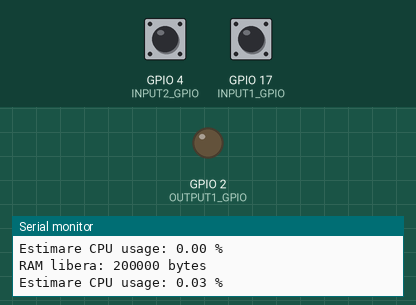
A sketch run on a simulated ESP32. On the bench: output pins drawn as LEDs (lit = HIGH), the last lines printed to the serial monitor. Inputs (shaded band) come from the test bench; at power-on: GPIO 4 (INPUT2_GPIO) HIGH, GPIO 17 (INPUT1_GPIO) HIGH.

Above: at 2.2 s.
2.3 s: GPIO 4 (INPUT2_GPIO) pulsed LOW 5 times (0.12 s each, 0.3 s apart)
At 4.0 s:
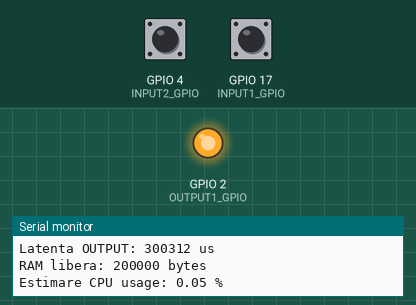
Timing chart, 0 to 5.5 s (numbered marks = the images above; inputs shaded):
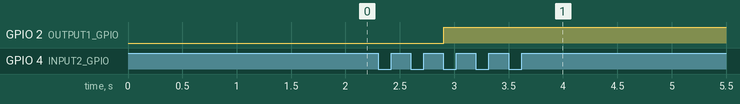

Measured:
- after the input at 2.3 s, GPIO 2 (OUTPUT1_GPIO): LOW → HIGH after 0.60 s

The sketch:

result_MUX.ino
```cpp
// Arduino code generated from .st file

#include <counters.h>
#include <triggers.h>
#include <comparison.h>
#include <selection.h>
#include "esp_heap_caps.h"

#define INPUT1_GPIO 17
#define INPUT2_GPIO 4
#define OUTPUT1_GPIO 2

CTU CTU0;
CTU CTU1;
R_TRIG R_TRIG1;
R_TRIG R_TRIG2;
MUX<int> _TMP_MUX36_OUT;
LIMIT<int> _TMP_LIMIT37_OUT;
GT<int> _TMP_GT40_OUT;

unsigned long activeTime = 0;
unsigned long lastSecond = millis();
unsigned long latency;
unsigned long start = 0;

volatile bool press = 0;
volatile bool led_on = 0;

volatile unsigned long counter0 = 0;
volatile unsigned long counter1 = 0;

void setup() {
  Serial.begin(115200);
  delay(1000);

  pinMode(INPUT1_GPIO, INPUT_PULLUP);
  pinMode(INPUT2_GPIO, INPUT_PULLUP);
  pinMode(OUTPUT1_GPIO, OUTPUT);

  CTU0.PV = 100;
  CTU1.PV = 100;
}

void loop() {
  unsigned long loopStart = micros();

  bool input1 = (digitalRead(INPUT1_GPIO) == LOW);
  bool input2 = (digitalRead(INPUT2_GPIO) == LOW);

  if (input1 == 1) {
    counter0++;
  }

  if (input2 == 1) {
    counter1++;
  }

  if (input2 == 1 && press == 0 && counter1 > 2) {
    press = 1;
    start = micros();
  }

  R_TRIG1.CLK = input1;
  R_TRIG1.update();

  CTU0.CU = R_TRIG1.Q;
  CTU0.update();

  R_TRIG2.CLK = input2;
  R_TRIG2.update();

  CTU1.CU = R_TRIG2.Q;
  CTU1.update();

  _TMP_MUX36_OUT.K = 1;
  _TMP_MUX36_OUT.IN0 = CTU0.CV;
  _TMP_MUX36_OUT.IN1 = CTU1.CV;
  _TMP_MUX36_OUT.update();

  _TMP_LIMIT37_OUT.MN = 1;
  _TMP_LIMIT37_OUT.IN = _TMP_MUX36_OUT.OUT;
  _TMP_LIMIT37_OUT.MX = 4;
  _TMP_LIMIT37_OUT.update();

  _TMP_GT40_OUT.IN1 = _TMP_LIMIT37_OUT.OUT;
  _TMP_GT40_OUT.IN2 = 2;
  _TMP_GT40_OUT.update();

  digitalWrite(OUTPUT1_GPIO, _TMP_GT40_OUT.OUT ? HIGH : LOW);

  if (digitalRead(OUTPUT1_GPIO) == 1 && led_on == 0) {
    unsigned long end = micros();
    latency = end - start;
    led_on = 1;

    Serial.print("Latenta OUTPUT: ");
    Serial.print(latency);
    Serial.println(" us");
  }

  unsigned long loopEnd = micros();
  activeTime += (loopEnd - loopStart);

  if (millis() - lastSecond >= 1000) {
    Serial.print("RAM libera: ");
    Serial.print(esp_get_free_heap_size());
    Serial.println(" bytes");

    float cpuUsage = (float)activeTime / 10000.0;
    Serial.print("Estimare CPU usage: ");
    Serial.print(cpuUsage, 2);
    Serial.println(" %");

    activeTime = 0;
    lastSecond = millis();
  }

  delay(100);
}
```

comparison.h
```cpp
#ifndef __comparison_h__
#define __comparison_h__

#include <Arduino.h>

template <typename T>
class GT {
    public:
        T IN1 = 0;
        T IN2 = 0;
        bool OUT = false;

        void update() {
            OUT = (IN1 > IN2);
        }
};

template <typename T>
class GE {
    public:
        T IN1 = 0;
        T IN2 = 0;
        bool OUT = false;

        void update() {
            OUT = (IN1 >= IN2);
        }
};

template <typename T>
class EQ {
    public:
        T IN1 = 0;
        T IN2 = 0;
        bool OUT = false;

        void update() {
            OUT = (IN1 == IN2);
        }
};

template <typename T>
class LT {
    public:
        T IN1 = 0;
        T IN2 = 0;
        bool OUT = false;

        void update() {
            OUT = (IN1 < IN2);
        }
};

template <typename T>
class LE {
    public:
        T IN1 = 0;
        T IN2 = 0;
        bool OUT = false;

        void update() {
            OUT = (IN1 <= IN2);
        }
};

template <typename T>
class NE {
    public:
        T IN1 = 0;
        T IN2 = 0;
        bool OUT = false;

        void update() {
            OUT = (IN1 != IN2);
        }
};

#endif 
```

counters.h
```cpp
#ifndef __counters_h__
#define __counters_h__

#include <Arduino.h>

class CTU {
    public:
        bool CU = false;
        bool R = false;
        int PV = 0;
        int CV = 0;
        bool Q = false;

        void update() {
            if (R) {
                CV = 0;
                Q = false;
            } else if (CU) {
                CV++;
                if (CV >= PV) {
                    Q = true;
                }
            }
        }
};

class CTD {
    public:
        bool CD = false;
        bool LD = false;
        int PV = 0;
        int CV = 0;
        bool Q = false;

        void update() {
            if (LD) {
                CV = PV;
                Q = false;
            } else if (CD) {
                if (CV > 0)
                    CV--;
                Q = (CV <= 0);
            }
        }
};

class CTUD {
    public:
        bool CU = false;
        bool CD = false;
        bool R = false;
        bool LD = false;
        int PV = 0;
        int CV = 0;

        bool QU = false;
        bool QD = false;
        bool CU_T = false;
        bool CD_T = false;

    private:
       bool prev_CU = false;
       bool prev_CD = false;

    public:
        void update() {
            CU_T = (CU && !prev_CU);
            CD_T = (CD && !prev_CD);
            prev_CU = CU;
            prev_CD = CD;

            if (R) {
                CV = 0;
            } else if (LD) {
                CV = PV;
            } else {
                if (CU_T)
                    CV++;
                if (CD_T && CV > 0)
                    CV--;
            }

            QU = (CV >= PV);
            QD = (CV <= 0);
        }
};

template<typename T>
class CTU_Generic {
    public:
        bool CU = false;
        bool R = false;
        T PV = 0;
        T CV = 0;
        bool Q = false;

        void update() {
            if (R) {
                CV = 0;
                Q = false;
            } else if (CU) {
                CV++;
                if (CV >= PV) {
                    Q = true;
                }
            }
        }
};

using CTU_DINT = CTU_Generic<int32_t>;
using CTU_LINT = CTU_Generic<int64_t>;
using CTU_UDINT = CTU_Generic<uint32_t>;
using CTU_ULINT = CTU_Generic<uint64_t>;

template<typename T>
class CTD_Generic {
    public:
        bool CD = false;
        bool LD = false;
        T PV = 0;
        T CV = 0;
        bool Q = false;

        void update() {
            if (LD) {
                CV = PV;
                Q = false;
            } else if (CD) {
                if (CV > 0)
                    CV--;
                Q = (CV <= 0);
            }
        }
};

using CTD_DINT = CTD_Generic<int32_t>;
using CTD_LINT = CTD_Generic<int64_t>;
using CTD_UDINT = CTD_Generic<uint32_t>;
using CTD_ULINT = CTD_Generic<uint64_t>;

template<typename T>
class CTUD_Generic {
    public:
        bool CU = false;
        bool CD = false;
        bool R = false;
        bool LD = false;
        T PV = 0;
        T CV = 0;

        bool QU = false;
        bool QD = false;
        bool CU_T = false;
        bool CD_T = false;

    private:
       bool prev_CU = false;
       bool prev_CD = false;

    public:
        void update() {
            CU_T = (CU && !prev_CU);
            CD_T = (CD && !prev_CD);
            prev_CU = CU;
            prev_CD = CD;

            if (R) {
                CV = 0;
            } else if (LD) {
                CV = PV;
            } else {
                if (CU_T)
                    CV++;
                if (CD_T && CV > 0)
                    CV--;
            }

            QU = (CV >= PV);
            QD = (CV <= 0);
        }
};

using CTUD_DINT = CTUD_Generic<int32_t>;
using CTUD_LINT = CTUD_Generic<int64_t>;
using CTUD_UDINT = CTUD_Generic<uint32_t>;
using CTUD_ULINT = CTUD_Generic<uint64_t>;

#endif
```

selection.h
```cpp
#ifndef __selection_h__
#define __selection_h__

#include <Arduino.h>

template<typename T>
class SEL {
	public:
		bool G = false;
		T IN0 = T();
		T IN1 = T();
		T OUT = T();

		void update() {
			OUT = G ? IN1 : IN0;
		}
};

template<typename T>
class MAX {
	public:
		T IN1 = T();
		T IN2 = T();
		T OUT = T();

		void update() {
			OUT = (IN1 > IN2) ? IN1 : IN2;
		}
};

template<typename T>
class MIN {
	public:
		T IN1 = T();
		T IN2 = T();
		T OUT = T();

		void update() {
			OUT = (IN1 < IN2) ? IN1 : IN2;
		}
};

template<typename T>
class LIMIT {
	public:
		T MN = 0;
		T MX = 0;
		T IN = 0;
		T OUT = 0;

		void update() {
			if (IN < MN)
				OUT = MN;
			else if (IN > MX)
				OUT = MX;
			else
				OUT = IN;
		}
};

template<typename T>
class MUX {
	public:
		int K = 0;
		T IN0 = 0;
		T IN1 = 0;
		T OUT = 0;

		void update() {
			switch (K) {
				case 0:
					OUT = IN0;
					break;
				case 1:
					OUT = IN1;
					break;
				default:
					OUT = IN0; // fallback
			}
		}
};

#endif
```

triggers.h
```cpp
#ifndef __triggers_h__
#define __triggers_h__

#include <Arduino.h>

class R_TRIG {
	public:
		bool CLK = false;
		bool Q = false;
	private:
		bool prev = false;

	public:
		void update() {
			Q = (CLK && !prev);
			prev = CLK;
		}
};

class F_TRIG {
	public:
		bool CLK = false;
		bool Q = false;
	private:
		bool prev = false;

	public:
		void update() {
			Q = (!CLK && prev);
			prev = CLK;
		}
};

class SR {
	public:
		bool S = false;
		bool R = false;
		bool Q = false;

		void update() {
			if (S) {
				Q = true;
			} else if (R) {
				Q = false;
			}
		}
};

class RS {
	public:
		bool S = false;
		bool R = false;
		bool Q = false;

		void update() {
			if (R) {
				Q = false;
			} else if (S) {
				Q = true;
			}
		}
};

class SEMA {
	public:
		bool CLAIM = false;
	  	bool RELEASE = false;
	  	bool BUSY = false;

	  	void update() {
			if (RELEASE) {
		  		BUSY = false;
			} else if (CLAIM && !BUSY) {
		  		BUSY = true;
			}
	  	}
};

#endif
```
